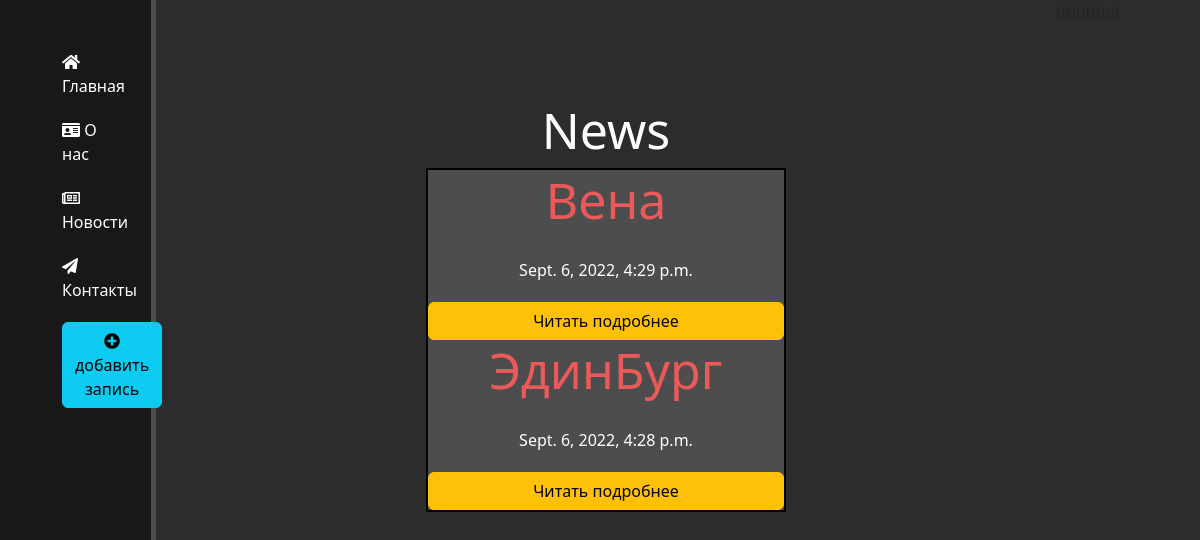
Page /news/ on the committed database.
### news/models.py (models this page shows, shortened)
class Articles(models.Model):
    title = models.CharField('Название', max_length=50)
    annotation = models.CharField('Анонс', max_length=250)
    text = models.TextField('Статья')
    date = models.DateTimeField('Дата публикации')
    class Meta :
        verbose_name= 'Новость'
        verbose_name_plural = 'Новости'

### news/views.py (the view)
# urls.py: path('', views.views_home, name ='news_home'),
def views_home(request):
    news = Articles.objects.order_by('-date')
    return render(request, 'news/news_page.html', {'news': news})

### news/templates/news/news_page.html (shortened to what this page needs)
{% extends 'main/layout.html' %}
{% load static %}
{% block content %}
    <div class="features">
    <h1 class="H"> News</h1>
        <div class="news">
            {% if news %}
                {% for el in news %}
                    <h1 class="tit"> {{ el.title }} </h1>
                    <p>{{ el.date }}</p>
                    <a class="btn btn-warning" href="{% url 'news-detail' el.id %}">  Читать подробнее</a>
                {% endfor %}
            {% else %}
                <p>У вас нет записей</p>
            {% endif %}
        </div>
    </div>
{% endblock %}

### main/templates/main/layout.html (shortened to what this page needs)
{% load static %}
<!DOCTYPE html>
<html lang="en">
<head>
    <link type="text/css" href="{% static 'main/css/style.css' %}" rel="stylesheet"/>
    <link rel="stylesheet" href="https://cdn.jsdelivr.net/npm/bootstrap@5.2.0/dist/css/bootstrap.min.css">
    <link rel="stylesheet" href="https://use.fontawesome.com/releases/v5.8.2/css/all.css">
</head>
<body class="body1">
    <aside class="as">
        <ul>
          <a class="n" href="{% url 'home' %} ">  <li> <i class="fas fa-home"></i>  Главная</li> </a>
          <a  class="n" href="{% url 'about' %}">  <li><i class="fas fa-id-card"></i>    О нас</li></a>
            <a class="n" href="{% url 'news_home' %}"> <li><i class="far fa-newspaper"></i> Новости</li></a>
            <a class="n" href=""> <li><i class="fas fa-paper-plane"></i> Контакты</li></a>
           <a class="n" href="{% url 'create' %}"> <li> <button class="btn btn-info"><i class="fas fa-plus-circle"></i>  добавить запись</button></li></a>
        </ul>
    </aside>
    <main>
        {% block content %}
        {% endblock %}
    </main>
    <p class="tit"> titititititit </p>
</body>
</html>

### main/static/main/css/style.css (style rules this page uses)
.body1 { background-color: #2c2c2c; }
.H { color: white; }
.as { float: left; background: #181818; width: 13%; padding: 2.5%; height: 100vh; color: #fff; border-right: solid 5px #4d4d4d; position: sticky; top:0; }
.n { text-decoration: none; color: white; }
aside ul { list-style: none; }
aside li { display: block; margin-top: 20px; transition: transform .3s ease; }
main .features { float: left; color: white; margin-top: 100px; text-align: center; width: 75%; }
main .features h1 { font-size: 50px; }
main .features p { max-width: 400px; margin: 20px auto; }
.news { width: 40%; border: solid 2px black; display: flex; flex-direction: column; background: #4d4d4d; margin: auto; }
main .tit { color: #eb5959; }

### rows in the picture
Articles: title "Вена", date "Sept. 6, 2022, 4:29 p.m."
Articles: title "ЭдинБург", date "Sept. 6, 2022, 4:28 p.m."
